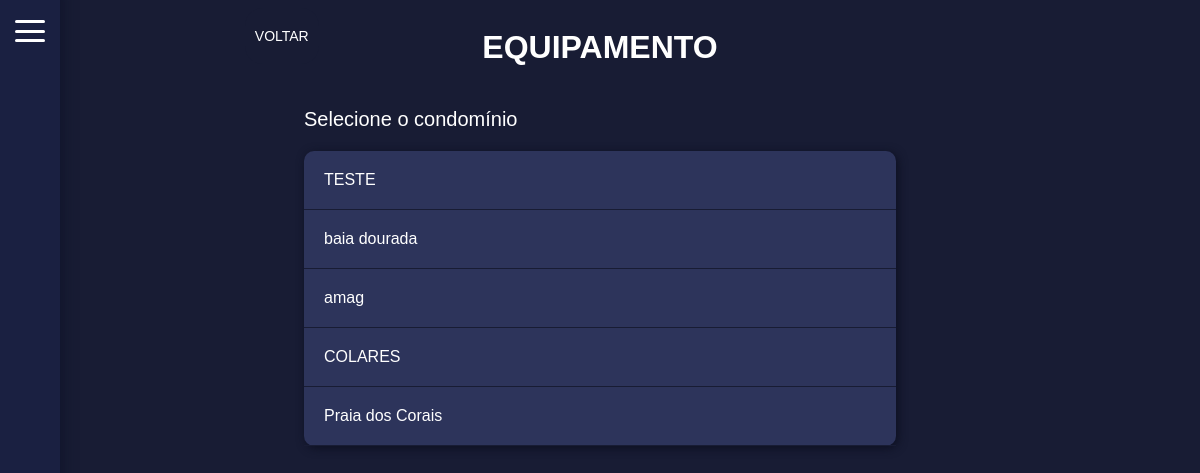
/home_equip, run on an earlier commit of the app's database.
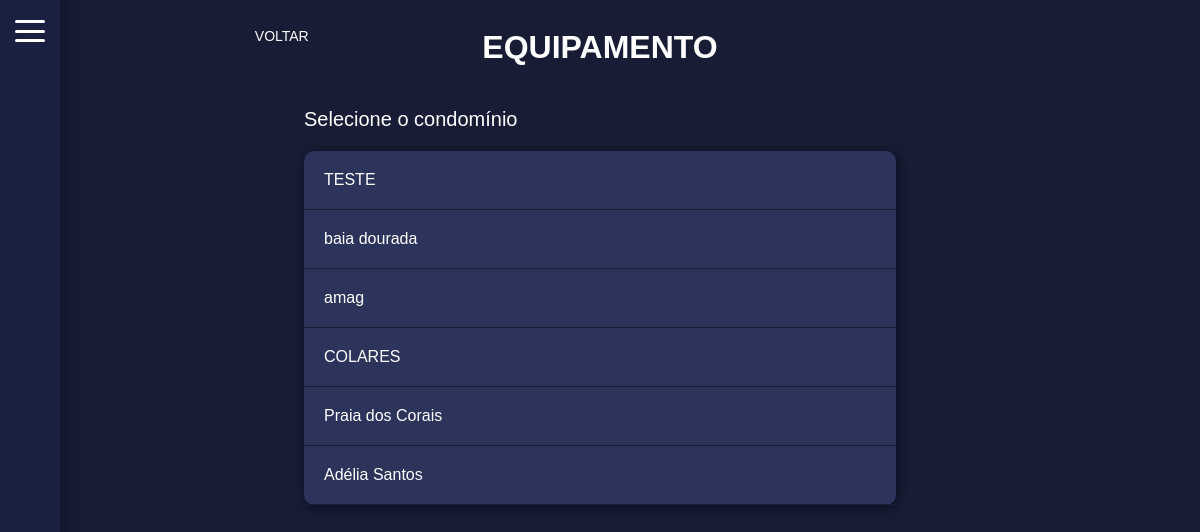
And on a later commit of the database.
### mainApp/models.py (models this page shows, shortened)
class Conds(models.Model):
    name = models.CharField(max_length=100)
    created_at = models.DateTimeField(auto_now_add=True)
    endereco = models.CharField(max_length=200)

### mainApp/views.py (the view)
# urls.py: path('home_equip', views.home_equip, name='home_equip'), # tela de cadastrar equipamento vindo do home
def home_equip(request):
    conds = Conds.objects.all()
    return render(request, 'home_equip.html', {'conds': conds})

### mainApp/templates/home_equip.html (shortened to what this page needs)
<!DOCTYPE html>
<html lang="pt-br">
<head>
</head>
<body>
    <div id="bar">
        <label for="menu-toggle" class="menu-btn">
            <span></span>
            <span></span>
            <span></span>
        </label>
        <div class="slide-menu">
            <ul>
            </ul>
        </div>
    </div>
    <div id="container">
        <div id="divbtn">
            <a onClick="goBack()" class="back-btn">VOLTAR</a>
        </div>
        <h1>EQUIPAMENTO</h1>
        <p id="legenda">Selecione o condomínio</p>
        <div class="div-conds">
        {% for conds in conds %}
            <a href="{% url 'equip' conds.id %}" class="conds">{{ conds.name }}</a>
        {% endfor %}
        </div>
    </div>
</body>
</html>

What changed in the data, as far as the page shows it:
added Conds: name "Adélia Santos"
